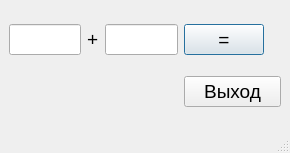
<?xml version="1.0" encoding="UTF-8"?>
<ui version="4.0">
 <class>MainWindow</class>
 <widget class="QMainWindow" name="MainWindow">
  <property name="geometry">
   <rect>
    <x>0</x>
    <y>0</y>
    <width>290</width>
    <height>153</height>
   </rect>
  </property>
  <property name="windowTitle">
   <string>MainWindow</string>
  </property>
  <widget class="QWidget" name="centralwidget">
   <layout class="QGridLayout" name="gridLayout">
    <item row="0" column="1">
     <widget class="QLabel" name="lblPlus">
      <property name="font">
       <font>
        <pointsize>14</pointsize>
       </font>
      </property>
      <property name="text">
       <string>+</string>
      </property>
     </widget>
    </item>
    <item row="0" column="3">
     <widget class="QPushButton" name="pbCalc">
      <property name="font">
       <font>
        <pointsize>14</pointsize>
       </font>
      </property>
      <property name="text">
       <string>=</string>
      </property>
      <property name="autoDefault">
       <bool>true</bool>
      </property>
      <property name="default">
       <bool>true</bool>
      </property>
     </widget>
    </item>
    <item row="0" column="2">
     <widget class="QLineEdit" name="leB">
      <property name="font">
       <font>
        <pointsize>14</pointsize>
       </font>
      </property>
      <property name="alignment">
       <set>Qt::AlignCenter</set>
      </property>
     </widget>
    </item>
    <item row="0" column="0">
     <widget class="QLineEdit" name="leA">
      <property name="font">
       <font>
        <pointsize>14</pointsize>
       </font>
      </property>
      <property name="alignment">
       <set>Qt::AlignCenter</set>
      </property>
     </widget>
    </item>
    <item row="0" column="4">
     <widget class="QLabel" name="lblResult">
      <property name="font">
       <font>
        <pointsize>14</pointsize>
       </font>
      </property>
      <property name="text">
       <string/>
      </property>
     </widget>
    </item>
    <item row="1" column="3" colspan="2">
     <widget class="QPushButton" name="pbClose">
      <property name="font">
       <font>
        <pointsize>14</pointsize>
       </font>
      </property>
      <property name="layoutDirection">
       <enum>Qt::RightToLeft</enum>
      </property>
      <property name="text">
       <string>Выход</string>
      </property>
      <property name="flat">
       <bool>false</bool>
      </property>
     </widget>
    </item>
   </layout>
  </widget>
  <widget class="QMenuBar" name="menubar">
   <property name="geometry">
    <rect>
     <x>0</x>
     <y>0</y>
     <width>290</width>
     <height>22</height>
    </rect>
   </property>
  </widget>
  <widget class="QStatusBar" name="statusbar"/>
 </widget>
 <tabstops>
  <tabstop>leA</tabstop>
  <tabstop>leB</tabstop>
  <tabstop>pbCalc</tabstop>
  <tabstop>pbClose</tabstop>
 </tabstops>
 <resources/>
 <connections/>
</ui>
